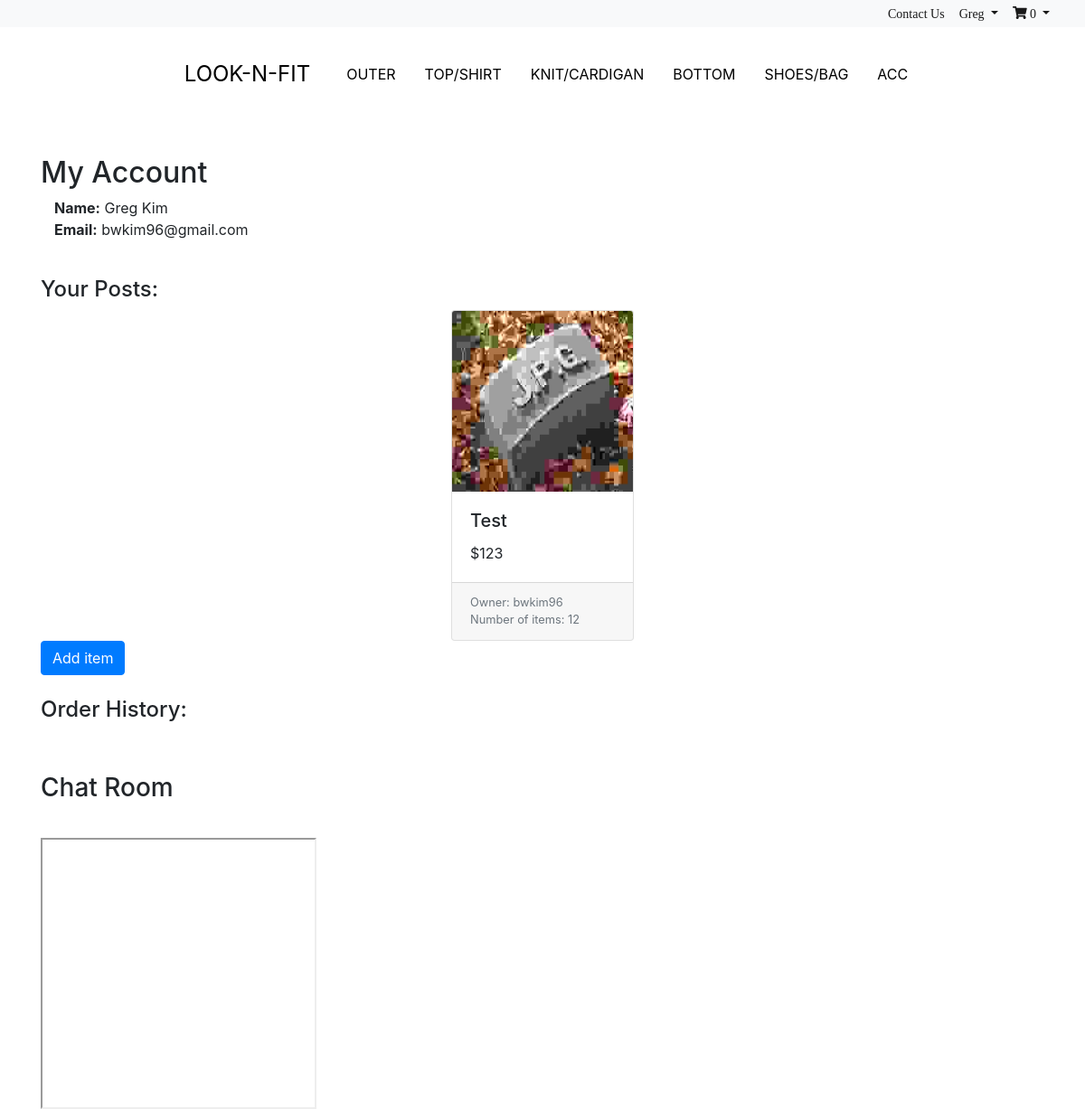
/myspace/ (signed in), run on an earlier commit of the app's database.
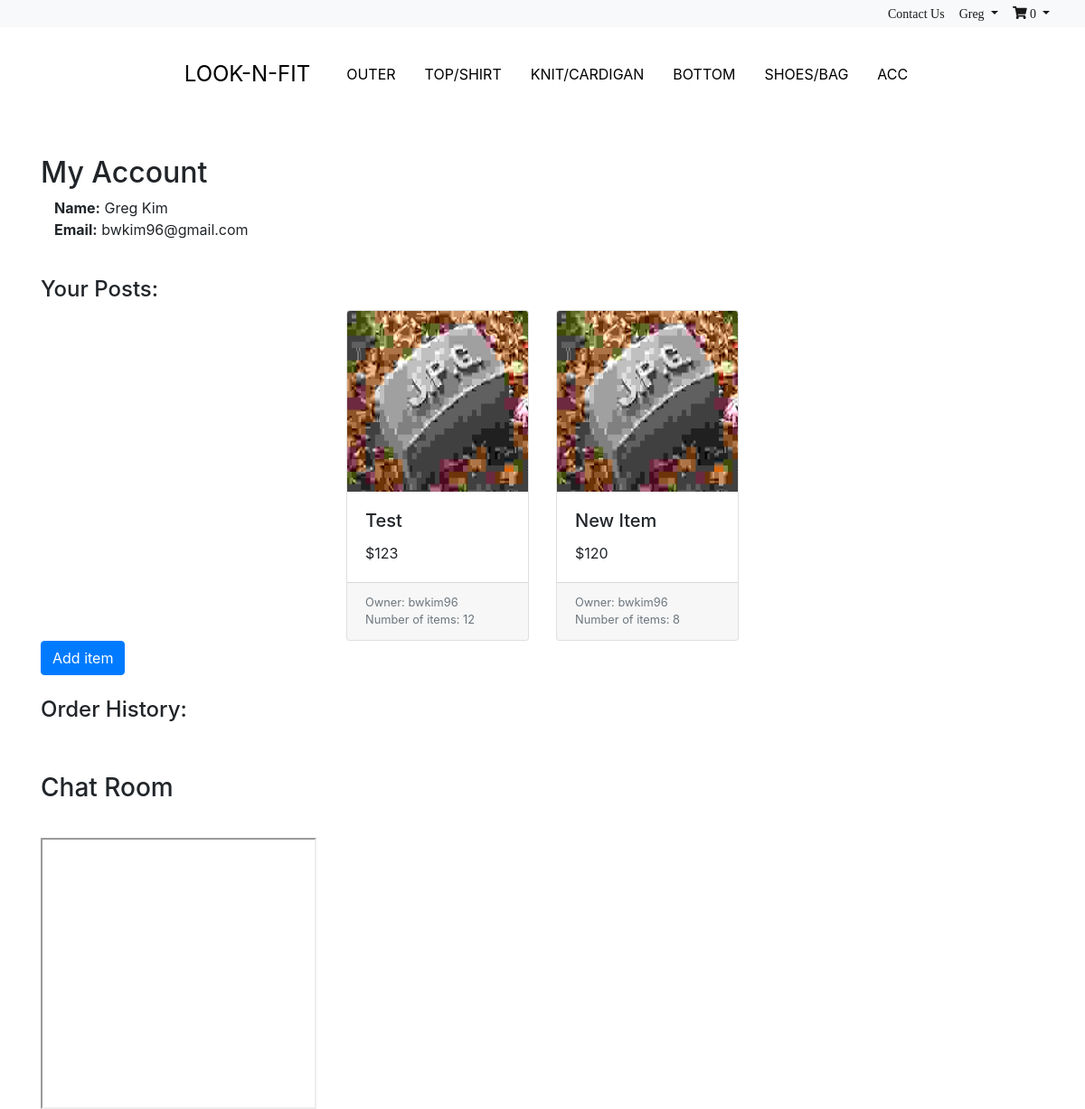
And on a later commit of the database.
### market/models.py (models this page shows, shortened)
class Product(models.Model):
    owner = models.ForeignKey(User, on_delete=models.CASCADE, default ='1')
    title = models.TextField()
    description = models.TextField(max_length=10000)
    image_url = models.FileField(upload_to=get_upload_path)
    inventoryCount = models.IntegerField(default=0)
    created = models.DateTimeField(auto_now_add=True)
    price = models.IntegerField()

### market/views.py (the view)
# urls.py: url('^myspace/$', views.myspace, name='myspace'),
@login_required
def myspace(request):
    products = Product.objects.all().filter(owner=request.user)
    return render (request, 'myspace.html', {'products': products})

### templates/myspace.html
{% extends 'base.html' %}
{% block content %}
<h2>My Account</h2>
<p style="margin-left:15px;"><strong>Name:</strong> {{ user.first_name }} {{ user.last_name }}<br><strong>Email:</strong> {{ user.email }}</p><br>
<h4>Your Posts:</h4>
<div class="all-products">
    <div class="card-deck">
        {% for product in products %}
        <a href="{{product.image_url}}" class="custom-card">
            <div class="card">
              <img class="card-img-top" src="{{ product.image_url.url }}" alt="Product image" style="width:200px;height:200px;"/>
              <div class="card-body">
                <h5 class="card-title">{{ product.title }}</h5>
                <p class="card-text">${{ product.price }}</p>
              </div>
              <div class="card-footer">
                <small class="text-muted">Owner: {{product.owner}}</small>
                <br>
                <small class="text-muted">Number of items: {{product.inventoryCount}}</small>
              </div>
            </div>
        </a>
        {% endfor %}
    </div>
</div>
<a href="{% url 'addItem' %}"><input type="button" value="Add item" class="btn btn-primary" /></a>
<br>
<br>
<h4>Order History:</h4>
<br><br>
<h3>Chat Room</h3>
<div class="chat">
    <iframe src="{% url 'index' %}" height="300" width="305px" style="margin-top: 30px;"></iframe>
</div>
{% endblock content %}

### templates/base.html (shortened to what this page needs)
{% load static %}
<html>
<head>
    <link rel="stylesheet" href="{% static 'css/bootstrap.min.css' %}">
    <link rel="stylesheet" href="{% static 'css/market.css' %}">
    <link rel="stylesheet" href="{% static 'css/navbar.css' %}">
</head>
<body>
    {% block body %}
    <nav class="navbar navbar-expand-sm navbar-light bg-light sticky-top" style="margin-bottom:10px;">
        <div class="container-fluid">
            <ul class="navbar-nav ml-auto">
                <li class="nav-item active">
                    <a class="nav-link" href="/contact">Contact Us</a>
                </li>
                {% if not user.username %}
                <li class="nav-item active">
                    <a class="nav-link" href="{% url 'signup' %}">Join</a>
                </li>
                <li class="nav-item active">
                    <a class="nav-link" href="{% url 'login' %}">Login</a>
                </li>
                {% else %}
                <li class="nav-item dropdown active">
                    <a class="nav-link dropdown-toggle" href="#" id="navbarDropdown" role="button" data-toggle="dropdown" aria-haspopup="true" aria-expanded="false">
                        {{ user.first_name }}
                    </a>
                </li>
                <li class="nav-item dropdown active">
                    <a class="nav-link dropdown-toggle" href="#" id="navbarDropdown2" role="button" data-toggle="dropdown" aria-haspopup="true" aria-expanded="false">
                        <i class="fas fa-shopping-cart"></i> 0
                    </a>
                </li>
                {% endif %}
            </ul>
        </div>
    </nav>
    <div id="bottomNavBar">
        <ul class="bottomNavBar-ul">
            <li class="bottomNavBar-li"><a class="logo" href="{% url 'home' %}">LOOK-N-FIT</a></li>
            <li class="bottomNavBar-li"><a class="typeLink" href="#">OUTER</a></li>
            <li class="bottomNavBar-li"><a class="typeLink" href="#">TOP/SHIRT</a></li>
            <li class="bottomNavBar-li"><a class="typeLink" href="#">KNIT/CARDIGAN</a></li>
            <li class="bottomNavBar-li"><a class="typeLink" href="#">BOTTOM</a></li>
            <li class="bottomNavBar-li"><a class="typeLink" href="#">SHOES/BAG</a></li>
            <li class="bottomNavBar-li"><a class="typeLink" href="#">ACC</a></li>
        </ul>
    </div>
    <br><br>
    <div class="container">
        {% block content %}
        {% endblock %}
    </div>
    {% endblock body %}
</body>

### static/css/market.css (style rules this page uses)
.all-products { display: flex; flex-direction: row; flex-wrap: wrap; justify-content: center; }
a.custom-card, a.custom-card:hover { color: inherit; }

### static/css/navbar.css (style rules this page uses)
.navbar { font-family: "Times New Roman"; height: 30px; font-size: 14px; }
body { background-color: white }
a { text-decoration: none; }
ul { list-style: none; }
.bottomNavBar-ul { flex: 1; display: flex; justify-content: center; align-items: center; padding: 0; margin: 0; }
.bottomNavBar-li { padding: 0; margin: 0; }
.typeLink { color: black; padding: 1.0em; font-size: 1.0em; display: flex; align-items: flex-end; }
.logo { color: black; padding: 1.0em; display: flex; align-items: flex-end; text-decoration: none; font-size: 1.5em; }

What changed in the data, as far as the page shows it:
added Product: image_url (picture), title "New Item", price "120", owner "bwkim96", inventoryCount "8"
